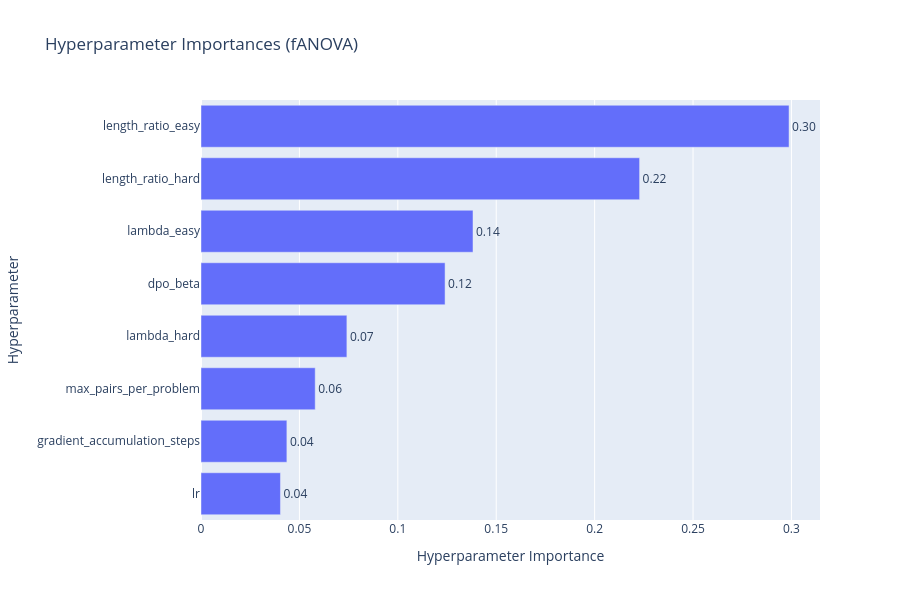

Here is the notebook cell this chart was saved with:
### Markdown cell above
## 3. Parameter Importances

Shows which hyperparameters have the most impact on the objective value. Use this to focus future searches on the most influential parameters.

### Code cell
# Compute parameter importances using fANOVA
try:
    importances = optuna.importance.get_param_importances(study, evaluator=optuna.importance.FanovaImportanceEvaluator())
    print("Parameter Importances (fANOVA):")
    for param, importance in importances.items():
        print(f"  {param}: {importance:.4f}")

    fig = plot_param_importances(study, evaluator=optuna.importance.FanovaImportanceEvaluator())
    fig.update_layout(title="Hyperparameter Importances (fANOVA)", height=600)
    fig.show()
except Exception as e:
    print(f"Could not compute fANOVA importances: {e}")
    print("Trying default importance...")
    fig = plot_param_importances(study)
    fig.update_layout(title="Hyperparameter Importances", height=600)
    fig.show()

### Figure 1 — Plotly figure (JSON) as saved in the notebook; plotly's stock layout.template omitted (floating-point values rounded to 4 significant figures)
{"data": [{"cliponaxis": false, "hovertemplate": ["lr (FloatDistribution): 0.04037112543023149<extra></extra>", "gradient_accumulation_steps (CategoricalDistribution): 0.04363575059397414<extra></extra>", "max_pairs_per_problem (IntDistribution): 0.058030944365439346<extra></extra>", "lambda_hard (FloatDistribution): 0.07412509514925517<extra></extra>", "dpo_beta (FloatDistribution): 0.12400735523742136<extra></extra>", "lambda_easy (FloatDistribution): 0.13820210007357345<extra></extra>", "length_ratio_hard (FloatDistribution): 0.222846511158314<extra></extra>", "length_ratio_easy (FloatDistribution): 0.29878111799179086<extra></extra>"], "name": "Objective Value", "orientation": "h", "text": ["0.04", "0.04", "0.06", "0.07", "0.12", "0.14", "0.22", "0.30"], "textposition": "outside", "type": "bar", "x": [0.04037, 0.04364, 0.05803, 0.07413, 0.124, 0.1382, 0.2228, 0.2988], "y": ["lr", "gradient_accumulation_steps", "max_pairs_per_problem", "lambda_hard", "dpo_beta", "lambda_easy", "length_ratio_hard", "length_ratio_easy"]}], "layout": {"height": 600, "title": {"text": "Hyperparameter Importances (fANOVA)"}, "xaxis": {"title": {"text": "Hyperparameter Importance"}}, "yaxis": {"title": {"text": "Hyperparameter"}}}}
